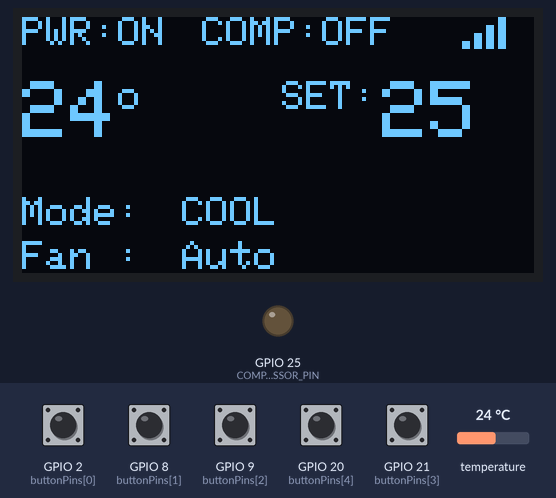
The sketch below on a simulated ESP32-C3. On the bench: 128×64 one-colour display, output pins drawn as LEDs (lit = HIGH). Inputs (shaded band) come from the test bench; at power-on: GPIO 2 (buttonPins[0]), GPIO 8 (buttonPins[1]), GPIO 9 (buttonPins[2]), GPIO 20 (buttonPins[4]), GPIO 21 (buttonPins[3]) HIGH, temperature 24 °C. WiFi joins after 1.5 s; servers stay silent unless stated; no MQTT or app messages arrive unless stated; what the sketch prints to the serial monitor is not drawn.

Above: at 6.4 s.
6.5 s: temperature set to 25.1 °C
At 11.7 s:
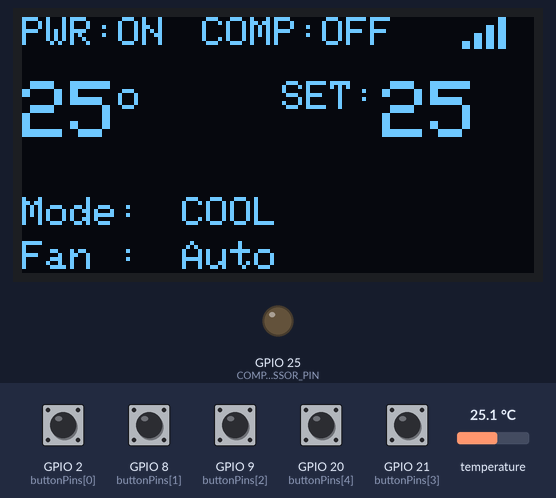
12.3 s: temperature set to 26.3 °C
At 16.7 s:
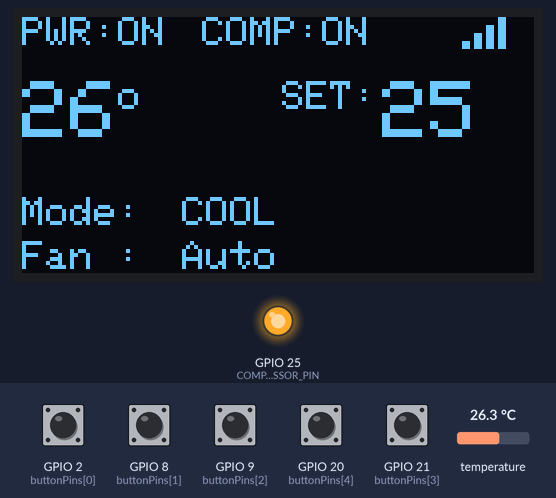
17.3 s: GPIO 2 (buttonPins[0]) pulled LOW for 0.15 s
At 18.6 s:
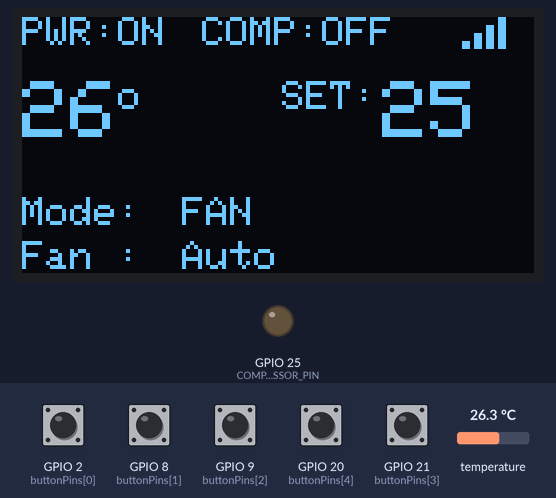
18.9 s: GPIO 8 (buttonPins[1]) pulled LOW for 0.15 s
At 19.5 s:
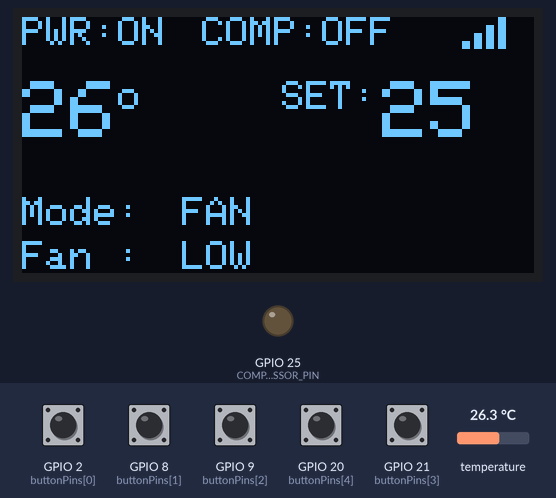
20.5 s: GPIO 9 (buttonPins[2]) pulled LOW for 1 s
At 22.0 s:
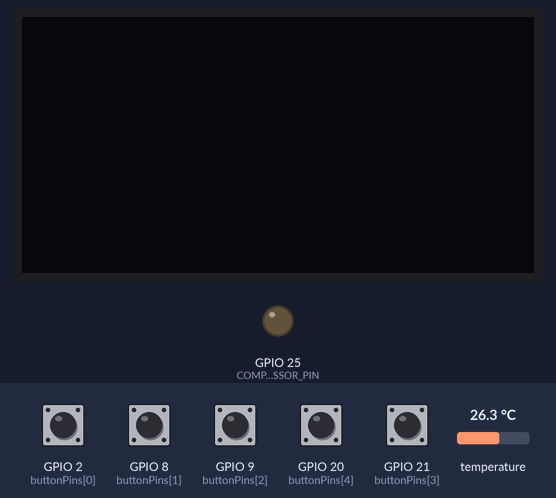
23.0 s: GPIO 9 (buttonPins[2]) pulled LOW for 0.15 s
At 23.58 s:
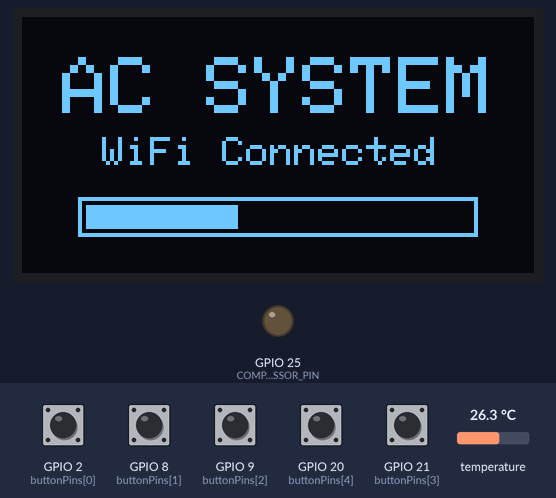
Timing chart, 0 to 24.7 s (numbered marks = the images above; inputs shaded):
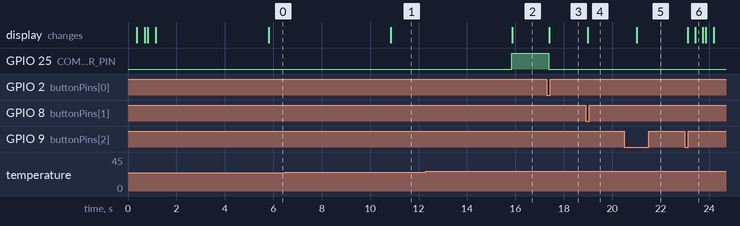

Measured:
- the behaviour switches between 25.5 and 25.6 °C on temperature (found by bisection; images 1 and 2)
- after the input at 6.5 s, the display: changes after 4.3 s (image 1)
- after the input at 12.3 s, GPIO 25 (COMPRESSOR_PIN): LOW → HIGH after 3.6 s; the display: changes after 3.6 s (image 2)
- after the input at 17.3 s, GPIO 25 (COMPRESSOR_PIN): HIGH → LOW after 0.08 s; the display: changes after 0.10 s (image 3)
- after the input at 18.9 s, the display: changes after 0.09 s (image 4)
- after the input at 20.5 s, the display: changes after 0.52 s (image 5)
- after the input at 23.0 s, the display: first changes after 0.12 s (image 6 shows a later state)

The sketch:

main.ino
```cpp
#include <OneWire.h>
#include <DallasTemperature.h>
#include <Wire.h>
#include <Adafruit_GFX.h>
#include <Adafruit_SSD1306.h>
#include <WiFi.h>
#include <PubSubClient.h>

// ---- WiFi Settings ----
const char* ssid = "RMUTI-IoT";
const char* password = "IoT@RMUTI";

// ----------------- ThingsBoard Settings -----------------
#define TOKEN_TB "tpnd8vfvtoj20r927uhs" // Access Token ของคุณ
const char* mqtt_server = "iot-so.rmuti.ac.th";
const int mqtt_port = 1883;

WiFiClient espClient;
PubSubClient client(espClient);

// ----------------- Data Topics -----------------
const char* TB_TELEMETRY_TOPIC = "v1/devices/me/telemetry";
const char* TB_RPC_TOPIC_REQUEST = "v1/devices/me/rpc/request/+"; // สำหรับรับคำสั่ง RPC

// ----------------- Time Tracking -----------------
unsigned long lastTBMillis = 0;
const unsigned long tbInterval = 60000; // ส่งข้อมูลทุก 60 วินาที

// ---- OLED Display Settings ----
#define SCREEN_WIDTH 128
#define SCREEN_HEIGHT 64
#define OLED_RESET -1
#define SCREEN_ADDRESS 0x3C
#define I2C_SDA 18
#define I2C_SCL 19
Adafruit_SSD1306 display(SCREEN_WIDTH, SCREEN_HEIGHT, &Wire, OLED_RESET);

// ---- DS18B20 ----
#define ONE_WIRE_BUS 6
OneWire oneWire(ONE_WIRE_BUS);
DallasTemperature sensors(&oneWire);

// ---- Compressor Control ----
#define COMPRESSOR_PIN 25
bool compressorOn = false;
unsigned long lastCompressorOffTime = 0;
const unsigned long MIN_OFF_TIME = 300000; // 5 นาที

// ---- Buttons ----
const uint8_t buttonPins[] = {2, 8, 9, 21, 20};
const char *buttonNames[] = {"Mode", "Fan", "Power", "Temp+", "Temp-"};
const uint8_t BUTTON_COUNT = sizeof(buttonPins) / sizeof(buttonPins[0]);
bool buttonState[BUTTON_COUNT];
bool lastButtonState[BUTTON_COUNT];
unsigned long lastDebounceTime[BUTTON_COUNT];
unsigned long lastButtonHeldReport[BUTTON_COUNT];
const unsigned long debounceDelay = 50;

// ---- System States ----
int mode = 0; // 0: COOL, 1: FAN
int fanLevel = 0; // 0: Auto, 1: LOW, 2: MID, 3: HIGH
bool powerOn = true;
float currentTemp = 0.0;
int targetTemp = 25; // Setpoint

// ---- Temperature Read ----
unsigned long lastTempMillis = 0;
const unsigned long tempInterval = 5000;

// ---- WiFi & Signal Logic ----
long rssi = 0;
int wifiBars = 0;
unsigned long lastWifiCheck = 0;
const unsigned long wifiCheckInterval = 5000;

// ** Forward Declaration **
void sendTelemetry();
void updateDisplay();
void compressorControl();


// ฟังก์ชันคำนวณขีดสัญญาณ
void updateWifiSignal() {
    if (WiFi.status() != WL_CONNECTED) {
        wifiBars = 0;
    } else {
        rssi = WiFi.RSSI();
        if (rssi > -55) wifiBars = 4;
        else if (rssi > -65) wifiBars = 3;
        else if (rssi > -75) wifiBars = 2;
        else if (rssi > -85) wifiBars = 1;
        else wifiBars = 0;
    }
}

// ฟังก์ชันวาดไอคอน WiFi บนจอ
void drawWifiIcon() {
    int x = 110;
    int y = 0;
    if (WiFi.status() != WL_CONNECTED) {
        display.setTextSize(1);
        display.setCursor(x, y);
        display.print("x");
        return;
    }
    for (int i = 0; i < 4; i++) {
        int barHeight = (i + 1) * 2;
        if (i < wifiBars) {
            display.fillRect(x + (i * 3), y + (8 - barHeight), 2, barHeight, SSD1306_WHITE);
        } else {
            display.drawRect(x + (i * 3), y + (8 - barHeight), 2, barHeight, SSD1306_WHITE);
        }
    }
}


void showSplashScreen() {

    display.clearDisplay();

    display.setTextSize(2);

    display.setTextColor(SSD1306_WHITE);

    display.setCursor(10, 10);

    display.println(F("AC SYSTEM"));

    display.setTextSize(1);

    display.setCursor(20, 30);

    if (WiFi.status() == WL_CONNECTED) {

        display.println(F("WiFi Connected"));

    } else {

        display.println(F("Connecting WiFi.."));

    }

    display.display();


    if (WiFi.status() != WL_CONNECTED) {

        WiFi.begin(ssid, password);

    }

    int barWidth = 100;

    int barHeight = 10;

    int barX = (SCREEN_WIDTH - barWidth) / 2;

    int barY = 45;

    display.drawRect(barX, barY, barWidth, barHeight, SSD1306_WHITE);


    for (int i = 0; i <= 100; i += 5) {

        int currentWidth = map(i, 0, 100, 0, barWidth - 4);

        display.fillRect(barX + 2, barY + 2, currentWidth, barHeight - 4, SSD1306_WHITE);

        display.display();

        delay(10);

    }

    delay(300);

    display.clearDisplay();

}

// 📤 ฟังก์ชัน: ส่งข้อมูล Telemetry ไปยัง ThingsBoard
void sendTelemetry() {
    // ส่งข้อมูล Telemetry เฉพาะเมื่อเชื่อมต่อ MQTT และเปิดเครื่องเท่านั้น
    if (!client.connected() && powerOn) {
        return;
    }

    // สร้าง Payload แบบ JSON
    String payload = "{";
    payload += "\"currentTemp\":" + String(currentTemp, 1) + ",";
    payload += "\"targetTemp\":" + String(targetTemp) + ",";
    payload += "\"powerOn\":" + String(powerOn ? "true" : "false") + ",";
    payload += "\"compressorOn\":" + String(compressorOn ? "true" : "false") + ",";
    payload += "\"mode\":\"" + (String(mode == 0 ? "COOL" : "FAN")) + "\",";

    String fanStr;
    if (fanLevel == 0) fanStr = "Auto";
    else if (fanLevel == 1) fanStr = "LOW";
    else if (fanLevel == 2) fanStr = "MID";
    else if (fanLevel == 3) fanStr = "HIGH";

    payload += "\"fanLevel\":\"" + fanStr + "\",";

    // เพิ่มข้อมูล WiFi
    payload += "\"rssi\":" + String(rssi) + ",";
    payload += "\"wifiBars\":" + String(wifiBars) + "";

    payload += "}";

    // Publish ข้อมูล
    if (client.connected()) {
        client.publish(TB_TELEMETRY_TOPIC, payload.c_str());
    }
}

// 🚀 ฟังก์ชัน: จัดการเมื่อได้รับข้อความ MQTT (Callback)
void callback(char* topic, byte* payload, unsigned int length) {
    Serial.print("Message arrived [");
    Serial.print(topic);
    Serial.print("] ");

    String payloadStr;
    for (int i = 0; i < length; i++) {
        payloadStr += (char)payload[i];
    }
    Serial.println(payloadStr);

    // ตรวจสอบว่าเป็นคำสั่ง RPC หรือไม่
    if (String(topic).startsWith("v1/devices/me/rpc/request/")) {

        String topicStr = String(topic);
        String requestId = topicStr.substring(topicStr.lastIndexOf('/') + 1);

        // 1. setTemperature
        if (payloadStr.indexOf("setTemperature") > 0) {
            // String Parsing สำหรับ {"method":"setTemperature","params":22}
            int tempIndex = payloadStr.lastIndexOf(':') + 1;
            int endTempIndex = payloadStr.lastIndexOf('}');
            String tempStr = payloadStr.substring(tempIndex, endTempIndex);
            int newTargetTemp = tempStr.toInt();

            if (newTargetTemp >= 18 && newTargetTemp <= 30) {
                targetTemp = newTargetTemp;
                Serial.print("RPC SUCCESS: Target Temp set to ");
                Serial.println(targetTemp);
                compressorControl();
                updateDisplay();
                sendTelemetry();
            } else {
                Serial.println("RPC ERROR: Invalid target temperature.");
            }
        }

        // 2. setFanLevel
        else if (payloadStr.indexOf("setFanLevel") > 0) {
            // String Parsing สำหรับ {"method":"setFanLevel","params":1}
            int fanIndex = payloadStr.lastIndexOf(':') + 1;
            int endFanIndex = payloadStr.lastIndexOf('}');
            String fanStr = payloadStr.substring(fanIndex, endFanIndex);
            int newFanLevel = fanStr.toInt();

            if (newFanLevel >= 0 && newFanLevel <= 3) {
                fanLevel = newFanLevel;
                Serial.print("RPC SUCCESS: Fan Level set to ");
                Serial.println(fanLevel);
                updateDisplay();
                sendTelemetry();
            } else {
                Serial.println("RPC ERROR: Invalid fan level.");
            }
        }

        // 3. setPowerStatus (RPC Handler)
        else if (payloadStr.indexOf("setPowerStatus") > 0) {
            // String Parsing สำหรับ {"method":"setPowerStatus","params":true}
            int paramsIndex = payloadStr.lastIndexOf(':') + 1;
            int endParamsIndex = payloadStr.lastIndexOf('}');
            String paramsStr = payloadStr.substring(paramsIndex, endParamsIndex);

            bool newPowerStatus = false;
            if (paramsStr.indexOf("true") > 0) {
                newPowerStatus = true;
            } else if (paramsStr.indexOf("false") > 0) {
                newPowerStatus = false;
            }

            if (powerOn != newPowerStatus) {
                powerOn = newPowerStatus;

                if (powerOn) {
                    Serial.println("RPC SUCCESS: Starting Up...");
                    showSplashScreen();
                    updateWifiSignal();
                    // ไม่มีการเรียก Blocking Functions
                } else {
                    // โหมดปิด: ไม่ตัดการเชื่อมต่อ MQTT
                    compressorControl();
                    display.clearDisplay();
                    display.display();
                    Serial.println("RPC SUCCESS: Shutting Down...");
                }

                compressorControl();
                updateDisplay();
                sendTelemetry();
            } else {
                Serial.println("RPC: Power status already set.");
            }
        }

        // ตอบกลับ (สำคัญมากสำหรับ RPC Widget บน ThingsBoard)
        // ต้องตอบกลับเร็วที่สุดเพื่อให้ ThingsBoard ไม่เกิด Request Timeout
        String responseTopic = "v1/devices/me/rpc/response/" + requestId;
        client.publish(responseTopic.c_str(), "{\"status\":\"ok\"}");
    }
}


// 🚀 ฟังก์ชัน: เชื่อมต่อ/เชื่อมต่อใหม่กับ ThingsBoard (Non-Blocking)
void reconnectThingsBoard() {
    if (WiFi.status() != WL_CONNECTED) return;

    Serial.println("Attempting MQTT connection to ThingsBoard...");

    // *** เปลี่ยนเป็น if ธรรมดา (Non-Blocking) ***
    if (client.connect("ESP32_AC_Control", TOKEN_TB, NULL)) {
        Serial.println("Connected to ThingsBoard!");

        client.subscribe(TB_RPC_TOPIC_REQUEST); // Subscribe RPC Request
        Serial.println("Subscribed to RPC topic.");

        sendTelemetry(); // ส่งสถานะเริ่มต้น
    } else {
        Serial.print("Failed, rc=");
        Serial.print(client.state());
        Serial.println(" Trying again next loop.");
    }
}


// 🚀 ฟังก์ชัน: ควบคุมคอมเพรสเซอร์ พร้อมหน่วงเวลา 5 นาที
void compressorControl() {
    unsigned long now = millis();
    bool oldCompressorOn = compressorOn;

    // 1. ตรวจสอบเงื่อนไขพื้นฐาน: ต้องเปิดเครื่อง และอยู่ในโหมด COOL
    if (!powerOn || mode != 0) { // mode 0 คือ COOL
        if (compressorOn) {
            digitalWrite(COMPRESSOR_PIN, LOW); // ปิดคอมเพรสเซอร์
            compressorOn = false;
            lastCompressorOffTime = now; // บันทึกเวลาที่ปิด
            Serial.println("Compressor OFF (System Conditions)");
        }
        if (oldCompressorOn != compressorOn) sendTelemetry();
        return;
    }

    // 2. ตรวจสอบอุณหภูมิและสถานะเซ็นเซอร์
    float hysteresis = 0.5;

    if (currentTemp == 0.0 || currentTemp <= -100.0) {
        return;
    }

    if (!compressorOn) {
        // ---- เงื่อนไขเปิด (ต้องตรวจสอบเวลาหน่วง) ----
        if (lastCompressorOffTime > 0 && (now - lastCompressorOffTime < MIN_OFF_TIME)) {
            return;
        }

        // เงื่อนไขอุณหภูมิเปิด: อุณหภูมิปัจจุบันสูงกว่าอุณหภูมิเป้าหมาย + Hysteresis
        if (currentTemp > targetTemp + hysteresis) {
            digitalWrite(COMPRESSOR_PIN, HIGH); // เปิดคอมเพรสเซอร์
            compressorOn = true;
            Serial.println("Compressor ON");
            lastCompressorOffTime = 0;
        }
    } else {
        // เงื่อนไขปิด: อุณหภูมิปัจจุบันถึงหรือต่ำกว่าอุณหภูมิเป้าหมาย
        if (currentTemp <= targetTemp) {
            digitalWrite(COMPRESSOR_PIN, LOW); // ปิดคอมเพรสเซอร์
            compressorOn = false;
            lastCompressorOffTime = now;
            Serial.println("Compressor OFF (Target Reached)");
        }
    }

    // ส่งข้อมูลไป ThingsBoard เมื่อสถานะคอมเพรสเซอร์เปลี่ยน
    if (oldCompressorOn != compressorOn) {
        sendTelemetry();
    }
}

// ---------- Function: Update OLED ----------
void updateDisplay() {
    if (!powerOn) {
        display.clearDisplay();
        display.display();
        return;
    }

    display.clearDisplay();

    // -- Header Line (PWR & COMP) --
    display.setTextSize(1);
    display.setTextColor(SSD1306_WHITE);
    display.setCursor(0, 0);
    display.print("PWR:ON");

    // แสดงสถานะคอมเพรสเซอร์
    display.setCursor(45, 0);
    display.print("COMP:");
    if (compressorOn) {
        display.print("ON");
    } else {
        display.print("OFF");
    }

    // -- Draw WiFi Icon --
    drawWifiIcon();

    // -- Current Temperature (ซ้าย) --
    display.setCursor(0, 16);
    display.setTextSize(2);
    if (currentTemp <= -100.0 || currentTemp == 0.0) {
        display.print("--");
    } else {
        display.print(currentTemp, 0);
    }
    display.setTextSize(1);
    display.print("o");

    // -- Target Temperature (ขวา) --
    display.setCursor(65, 16);
    display.setTextSize(1);
    display.print("SET:");
    display.setCursor(90, 16);
    display.setTextSize(2);
    display.print(targetTemp);

    // -- Mode & Fan Info --
    display.setTextSize(1);
    int modeCursorX = 40;
    int modeCursorY = 45;

    display.setCursor(0, modeCursorY);
    display.print("Mode:");
    if (mode == 0) {
        display.setCursor(modeCursorX, modeCursorY);
        display.print("COOL");
    } else if (mode == 1) {
        display.setCursor(modeCursorX, modeCursorY);
        display.print("FAN");
    }

    display.setCursor(0, 56);
    display.print("Fan :");
    display.setCursor(40, 56);
    if (fanLevel == 0) display.print("Auto");
    else if (fanLevel == 1) display.print("LOW");
    else if (fanLevel == 2) display.print("MID");
    else if (fanLevel == 3) display.print("HIGH");

    display.display();
}

// ---------- Stable digital read ----------
int stableRead(uint8_t pin) {
    int r1 = digitalRead(pin);
    delayMicroseconds(300);
    int r2 = digitalRead(pin);
    return (r1 == r2) ? r1 : r1;
}

// ---------- Handle Button ----------
void handleButtonPress(uint8_t idx) {
    if (!powerOn && idx != 2) {
        return;
    }

    bool stateChanged = true;

    switch (idx) {
        case 0: // Mode
            mode = (mode + 1) % 2;
            compressorControl();
            break;
        case 1: // Fan
            fanLevel = (fanLevel + 1) % 4;
            break;
        case 2: // Power
            if (powerOn) {
                powerOn = false;

                // ไม่มีการตัดการเชื่อมต่อ MQTT/WiFi

                compressorControl();
                Serial.println("Shutting Down...");
                display.clearDisplay();
                display.display();
            } else {
                powerOn = true;
                Serial.println("Starting Up...");
                showSplashScreen();
                updateWifiSignal();

                // ไม่มีการเรียก reconnectThingsBoard()

                compressorControl();
            }
            break;
        case 3: // Temp+
            targetTemp++;
            if(targetTemp > 30) targetTemp = 30;
            Serial.print("Set Temp: ");
            Serial.println(targetTemp);
            Serial1.println("Temp+");
            compressorControl();
            break;
        case 4: // Temp-
            targetTemp--;
            if(targetTemp < 18) targetTemp = 18;
            Serial.print("Set Temp: ");
            Serial.println(targetTemp);
            Serial1.println("Temp-");
            compressorControl();
            break;
        default:
            stateChanged = false;
    }

    // ส่ง Telemetry สถานะ Power ทันที
    if (stateChanged && powerOn) {
        updateDisplay();
        sendTelemetry();
    } else if (idx == 2) {
        sendTelemetry();
    }
}

// ---------- Scan Buttons ----------
void scanButtons() {
    unsigned long now = millis();
    const unsigned long heldReportInterval = 500;

    for (uint8_t i = 0; i < BUTTON_COUNT; i++) {
        int reading = stableRead(buttonPins[i]);
        if (reading != lastButtonState[i]) lastDebounceTime[i] = now;

        if ((now - lastDebounceTime[i]) > debounceDelay) {
            if (reading != buttonState[i]) {
                buttonState[i] = reading;
                if (buttonState[i] == LOW) {
                    Serial.print(buttonNames[i]);
                    Serial.println(" Pressed");
                    handleButtonPress(i);
                    lastButtonHeldReport[i] = now;
                }
            } else {
                if (buttonState[i] == LOW && (now - lastButtonHeldReport[i] >= heldReportInterval)) {
                    if (powerOn || i == 2) {
                        if (i == 3 || i == 4) handleButtonPress(i);
                        lastButtonHeldReport[i] = now;
                    }
                }
            }
        }
        lastButtonState[i] = reading;
    }
}

// ---------- Setup ----------
void setup() {
    Serial.begin(115200);
    Serial1.begin(9600, SERIAL_8N1, 3, 10);
    Wire.begin(I2C_SDA, I2C_SCL);

    for (uint8_t i = 0; i < BUTTON_COUNT; i++) {
        pinMode(buttonPins[i], INPUT_PULLUP);
    }

    pinMode(COMPRESSOR_PIN, OUTPUT);
    digitalWrite(COMPRESSOR_PIN, LOW);

    if(!display.begin(SSD1306_SWITCHCAPVCC, SCREEN_ADDRESS)) {
        Serial.println(F("SSD1306 allocation failed"));
        for(;;);
    }

    WiFi.mode(WIFI_STA);
    WiFi.begin(ssid, password);
    showSplashScreen();

    // Setup ThingsBoard Client
    client.setServer(mqtt_server, mqtt_port);
    client.setCallback(callback); // ตั้งค่า Callback สำหรับ RPC

    powerOn = true;
    sensors.begin();

    updateWifiSignal();

    // พยายามเชื่อมต่อครั้งแรก
    if (WiFi.status() == WL_CONNECTED) {
      reconnectThingsBoard();
    }

    updateDisplay();
    compressorControl();

    Serial.println("System Ready");
}

// ---------- Loop ----------
void loop() {
    unsigned long now = millis();

    // 1. ตรวจสอบการเชื่อมต่อ WiFi และ MQTT
    if (WiFi.status() == WL_CONNECTED) {
        // พยายามเชื่อมต่อใหม่เฉพาะเมื่อเปิดเครื่อง และยังไม่เชื่อมต่อ
        if (!client.connected() && powerOn) {
            reconnectThingsBoard();
        }
        if (client.connected()) {
            client.loop(); // ต้องเรียกใช้เสมอเพื่อรับคำสั่ง RPC
        }
    }

    // ส่วนที่ทำงานเฉพาะเมื่อเปิดเครื่องเท่านั้น
    if (powerOn) {
        // 2. อ่านอุณหภูมิ (DS18B20)
        if (now - lastTempMillis >= tempInterval) {
            lastTempMillis = now;
            sensors.requestTemperatures();
            float tempReading = sensors.getTempCByIndex(0);

            if (tempReading > -100.0 && tempReading != 0.0) {
                currentTemp = tempReading;
                compressorControl();
            }
            updateDisplay();

            // ส่ง Telemetry ทันทีที่มีการอ่านอุณหภูมิใหม่
            sendTelemetry();
        }

        // 3. ส่งข้อมูลไปยัง ThingsBoard ตามช่วงเวลา (60 วินาที)
        if (client.connected() && (now - lastTBMillis >= tbInterval)) {
            lastTBMillis = now;
            sendTelemetry();
        }

        // 4. เช็ค WiFi และส่งข้อมูล (5 วินาที)
        if (now - lastWifiCheck >= wifiCheckInterval) {
            lastWifiCheck = now;
            updateWifiSignal();
            updateDisplay();

            if (client.connected()) {
                sendTelemetry(); // ส่งข้อมูล RSSI และสถานะอื่น ๆ ที่อัปเดตแล้ว
            }
        }
    }

    scanButtons();
    delay(30);
}
```
